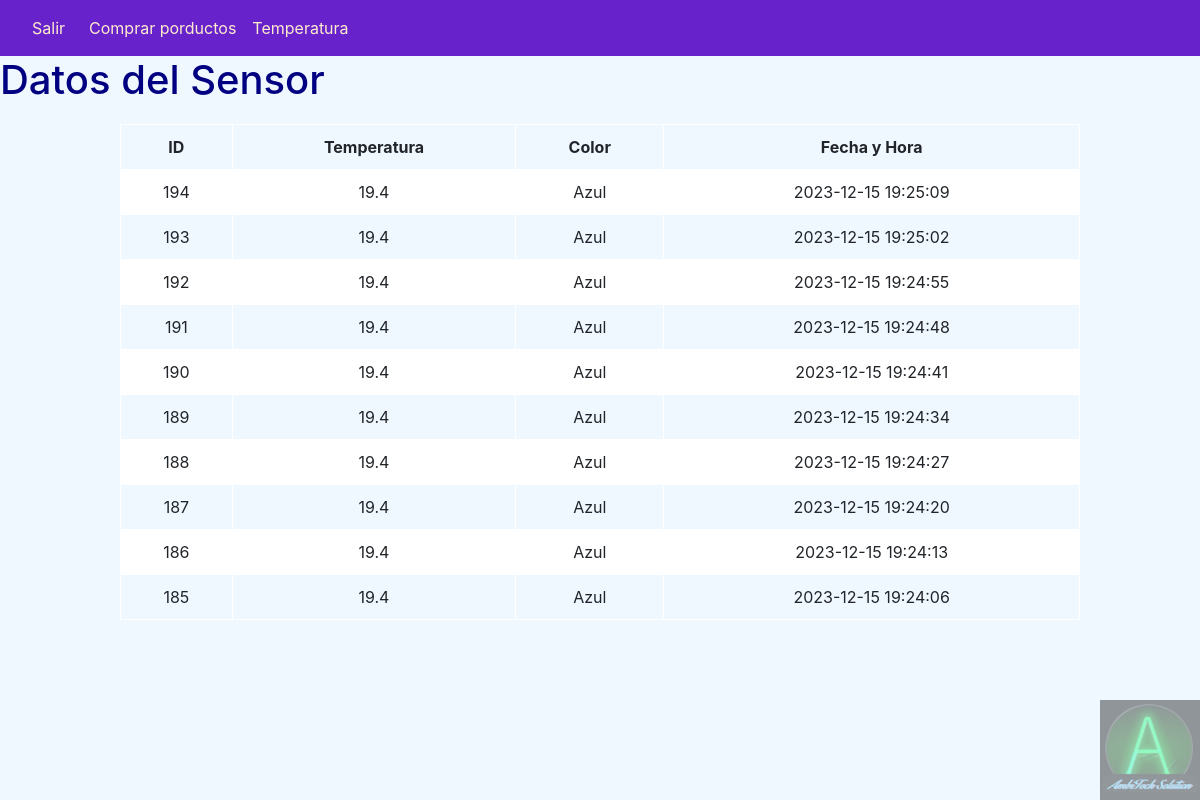
Screenshot of /temperaturas with the database file from the repository.
### tables this page shows
CREATE TABLE sensor_data (
        id INTEGER PRIMARY KEY AUTOINCREMENT,
        temperatura REAL,
        color TEXT,
        fecha TIMESTAMP DEFAULT CURRENT_TIMESTAMP
    );

### app.py (the view)
@app.route('/temperaturas')
def temperatura():
    conn = sqlite3.connect('arduino_data.db')
    cursor = conn.cursor()
    cursor.execute('SELECT * FROM sensor_data ORDER BY fecha DESC LIMIT 10')
    data = cursor.fetchall()
    conn.close()
    return render_template('temperatura.html', data=data)

### templates/temperatura.html (shortened to what this page needs)
<!DOCTYPE html>
<html lang="es">
<head>
    <link href="https://maxcdn.bootstrapcdn.com/bootstrap/4.5.2/css/bootstrap.min.css" rel="stylesheet">
    <link rel="stylesheet" href="/static/temperatura.css" tye=text/css/>
</head>
<body>
     <nav class="navbar navbar-expand-lg nav-link fixed ">
        <a class="nav-link" href="/">Salir</a>
        <div class="collapse navbar-collapse" id="navbarNav">
            <ul class="navbar-nav">
                <li class="nav-item">
                    <a class="nav-link" href="/pagina_privada">Comprar porductos</a>
                </li>
                 <li class="nav-item">
                    <a class="nav-link" href="/temperaturas">Temperatura</a>
                </li>
            </ul>
        </div>
    </nav>
       <img class='logo' src="/static/logo.jpg" alt='logo'></img>
    <h1>Datos del Sensor</h1>
    <table border="1">
        <tr>
            <th>ID</th>
            <th>Temperatura</th>
            <th>Color</th>
            <th>Fecha y Hora</th>
        </tr>
        {% for row in data %}
            <tr>
                <td>{{ row[0] }}</td>
                <td>{{ row[1] }}</td>
                <td>{{ row[2] }}</td>
                <td>{{ row[3] }}</td>
            </tr>
        {% endfor %}
    </table>
</body>
</html>

### static/temperatura.css (style rules this page uses)
.fixed { position: fixed; position: sticky; top: 0px; z-index: 2; background-color: rgba(104, 34, 204, 1); }
.nav-link { color:blanchedalmond; }
.logo { position: fixed; width: 100px; height:100px; z-index: 10; bottom:0px; right:0px; opacity: 0.4; }
body { background-color: #f0f8ff; }
h1 { color: #000080; }
table { border-collapse: collapse; width: 80%; margin: 20px auto; }
th, td { border: 1px solid #fff; padding: 10px; text-align: center; }
tr:nth-child(even) { background-color: #ffffff; }
tr:nth-child(odd) { background-color: #f0f8ff; }

### rows the page displays
sensor_data: id "194", temperatura "19.4", color "Azul", fecha "2023-12-15 19:25:09"
sensor_data: id "193", temperatura "19.4", color "Azul", fecha "2023-12-15 19:25:02"
sensor_data: id "192", temperatura "19.4", color "Azul", fecha "2023-12-15 19:24:55"
sensor_data: id "191", temperatura "19.4", color "Azul", fecha "2023-12-15 19:24:48"
sensor_data: id "190", temperatura "19.4", color "Azul", fecha "2023-12-15 19:24:41"
sensor_data: id "189", temperatura "19.4", color "Azul", fecha "2023-12-15 19:24:34"
sensor_data: id "188", temperatura "19.4", color "Azul", fecha "2023-12-15 19:24:27"
sensor_data: id "187", temperatura "19.4", color "Azul", fecha "2023-12-15 19:24:20"
sensor_data: id "186", temperatura "19.4", color "Azul", fecha "2023-12-15 19:24:13"
sensor_data: id "185", temperatura "19.4", color "Azul", fecha "2023-12-15 19:24:06"
